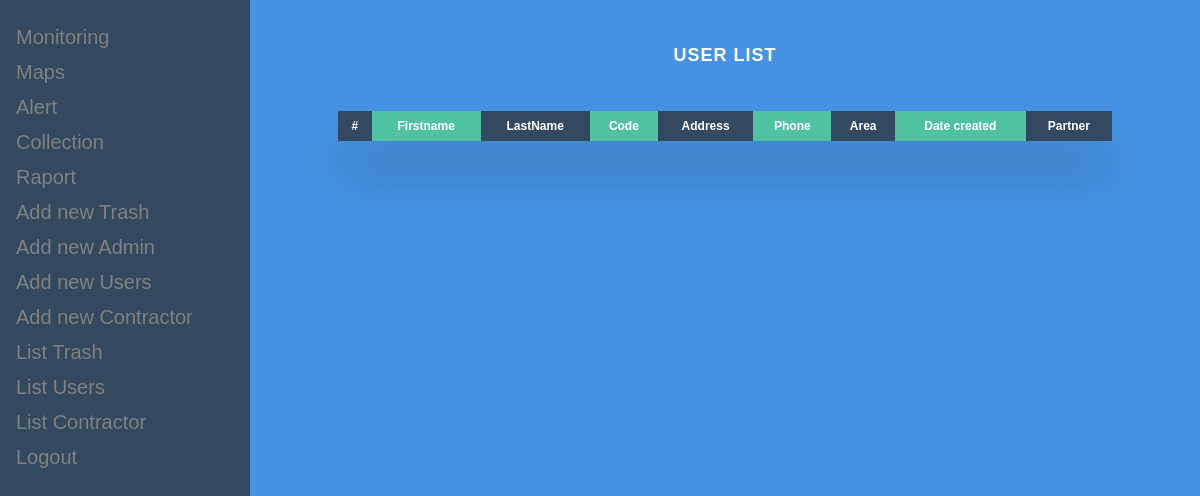
/listUser.php, run on an earlier commit of the app's database.
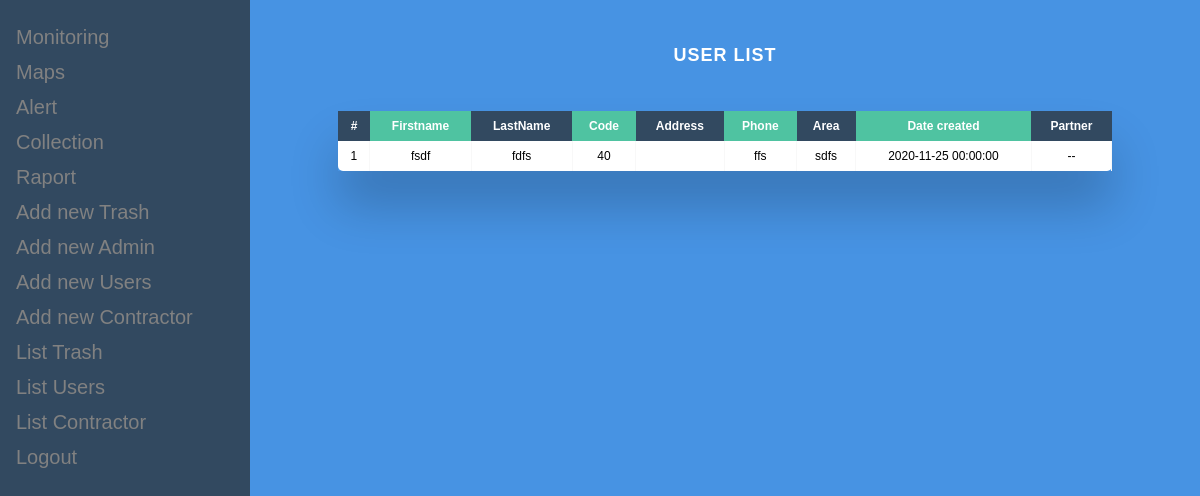
And on a later commit of the database.
### tables this page shows
CREATE TABLE `users` (
  `_idUser` int(11) NOT NULL,
  `firstname` varchar(45) NOT NULL,
  `lastname` varchar(45) NOT NULL,
  `code` varchar(45) NOT NULL,
  `phone` varchar(45) NOT NULL,
  `area` varchar(45) NOT NULL,
  `idPart` varchar(45) DEFAULT NULL,
  `date_created` datetime DEFAULT CURRENT_TIMESTAMP
);

### modals/Fuser.php (called while the page is built, shortened)
<?php
class Fuser
{
    static function getAllUsers()
    {
        $con=Database::getConnection();
        $req=$con->prepare('SELECT * FROM users');
        $req->execute(array());
        return $req->fetchAll();
    }
}

### listUser.php (the view, shortened to what this page needs)
<!doctype html>
<html lang="en">
<head>
    <link rel="stylesheet" href="style/menu.css">
</head>
<body>
<?php include_once 'commons/menu.php';?>
<?php include_once 'modals/Fuser.php';
$users=Fuser::getAllUsers();
;?>
<div class="main">
    <h2>User List</h2>
    <div class="table-wrapper">
        <table class="fl-table">
            <thead>
            <tr>
                <th>#</th>
                <th>Firstname</th>
                <th>LastName</th>
                <th>Code</th>
                <th>Address</th>
                <th>Phone</th>
                <th>Area</th>
                <th>Date created</th>
                <th>Partner</th>
            </tr>
            </thead>
            <tbody>
            <?php foreach ($users as $k => $user):?>
                <tr>
                    <td><?=$k+1;?></td>
                    <td><?=$user['firstname'];?></td>
                    <td><?=$user['lastname'];?></td>
                    <td><?=$user['code'];?></td>
                    <td><?=$user['address'];?></td>
                    <td><?=$user['phone'];?></td>
                    <td><?=$user['area'];?></td>
                    <td><?=$user['date_created'];?></td>
                    <td>--</td>
                </tr>
            <?php endforeach;?>
        </table>
    </div>
</div>
</body>
</html>

What changed in the data, as far as the page shows it:
added users: firstname "fsdf", lastname "fdfs", code "40", phone "ffs", area "sdfs", date_created "2020-11-25 00:00:00"
